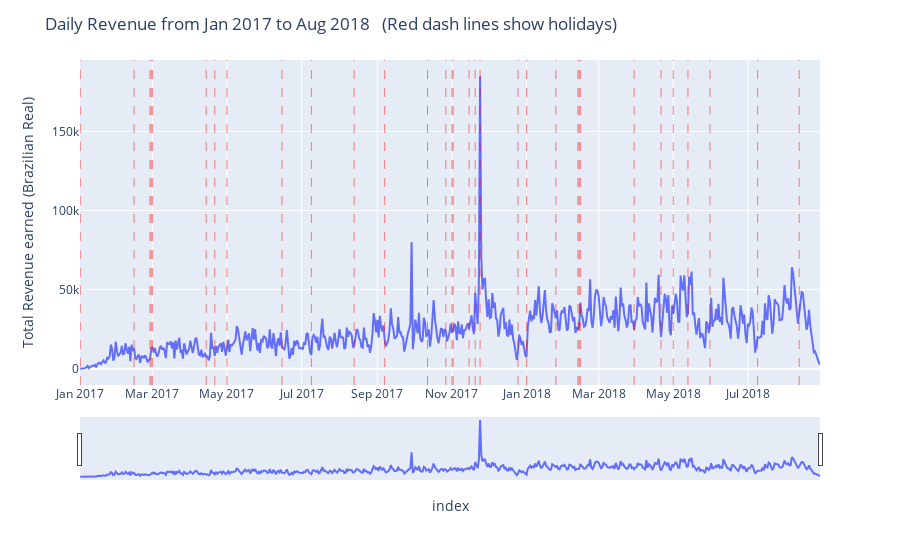

The notebook cell this image was saved under:
### Code cell
#plotting daily data to get high level picture
fix = px.line(dfex, x=dfex.index, y='total_amount')

fix.update_layout(
    yaxis_title="Total Revenue earned (Brazilian Real)", 
    legend_title="", 
    title="Daily Revenue from Jan 2017 to Aug 2018 \n (Red dash lines show holidays)"
)
v_line = dfex.loc[dfex['is_holiday']==1].index
for idx in v_line:
    fix.add_vline(idx,line_width=0.5, line_dash='dash', line_color='red')

fix.update_xaxes(rangeslider_visible=True)

fix.show()

### Figure 1 — Plotly figure (JSON) as saved in the notebook; plotly's stock layout.template omitted (floating-point values rounded to 4 significant figures; data arrays with more than 128 entries replaced by an {"elided": "..."} marker saying what was removed)
{"data": [{"hovertemplate": "index=%{x}<br>total_amount=%{y}<extra></extra>", "legendgroup": "", "line": {"color": "#636efa", "dash": "solid"}, "marker": {"symbol": "circle"}, "mode": "lines", "name": "", "orientation": "v", "showlegend": false, "type": "scatter", "x": {"elided": "606 str values"}, "xaxis": "x", "y": {"elided": "606 float values"}, "yaxis": "y"}], "layout": {"legend": {"title": {"text": ""}, "tracegroupgap": 0}, "margin": {"t": 60}, "shapes": [{"line": {"color": "red", "dash": "dash", "width": 0.5}, "type": "line", "x0": "2017-01-01T00:00:00", "x1": "2017-01-01T00:00:00", "xref": "x", "y0": 0, "y1": 1, "yref": "y domain"}, {"line": {"color": "red", "dash": "dash", "width": 0.5}, "type": "line", "x0": "2017-02-14T00:00:00", "x1": "2017-02-14T00:00:00", "xref": "x", "y0": 0, "y1": 1, "yref": "y domain"}, {"line": {"color": "red", "dash": "dash", "width": 0.5}, "type": "line", "x0": "2017-02-27T00:00:00", "x1": "2017-02-27T00:00:00", "xref": "x", "y0": 0, "y1": 1, "yref": "y domain"}, {"line": {"color": "red", "dash": "dash", "width": 0.5}, "type": "line", "x0": "2017-02-28T00:00:00", "x1": "2017-02-28T00:00:00", "xref": "x", "y0": 0, "y1": 1, "yref": "y domain"}, {"line": {"color": "red", "dash": "dash", "width": 0.5}, "type": "line", "x0": "2017-03-01T00:00:00", "x1": "2017-03-01T00:00:00", "xref": "x", "y0": 0, "y1": 1, "yref": "y domain"}, {"line": {"color": "red", "dash": "dash", "width": 0.5}, "type": "line", "x0": "2017-04-14T00:00:00", "x1": "2017-04-14T00:00:00", "xref": "x", "y0": 0, "y1": 1, "yref": "y domain"}, {"line": {"color": "red", "dash": "dash", "width": 0.5}, "type": "line", "x0": "2017-04-21T00:00:00", "x1": "2017-04-21T00:00:00", "xref": "x", "y0": 0, "y1": 1, "yref": "y domain"}, {"line": {"color": "red", "dash": "dash", "width": 0.5}, "type": "line", "x0": "2017-05-01T00:00:00", "x1": "2017-05-01T00:00:00", "xref": "x", "y0": 0, "y1": 1, "yref": "y domain"}, {"line": {"color": "red", "dash": "dash", "width": 0.5}, "type": "line", "x0": "2017-06-15T00:00:00", "x1": "2017-06-15T00:00:00", "xref": "x", "y0": 0, "y1": 1, "yref": "y domain"}, {"line": {"color": "red", "dash": "dash", "width": 0.5}, "type": "line", "x0": "2017-07-09T00:00:00", "x1": "2017-07-09T00:00:00", "xref": "x", "y0": 0, "y1": 1, "yref": "y domain"}, {"line": {"color": "red", "dash": "dash", "width": 0.5}, "type": "line", "x0": "2017-08-13T00:00:00", "x1": "2017-08-13T00:00:00", "xref": "x", "y0": 0, "y1": 1, "yref": "y domain"}, {"line": {"color": "red", "dash": "dash", "width": 0.5}, "type": "line", "x0": "2017-09-07T00:00:00", "x1": "2017-09-07T00:00:00", "xref": "x", "y0": 0, "y1": 1, "yref": "y domain"}, {"line": {"color": "red", "dash": "dash", "width": 0.5}, "type": "line", "x0": "2017-10-12T00:00:00", "x1": "2017-10-12T00:00:00", "xref": "x", "y0": 0, "y1": 1, "yref": "y domain"}, {"line": {"color": "red", "dash": "dash", "width": 0.5}, "type": "line", "x0": "2017-10-27T00:00:00", "x1": "2017-10-27T00:00:00", "xref": "x", "y0": 0, "y1": 1, "yref": "y domain"}, {"line": {"color": "red", "dash": "dash", "width": 0.5}, "type": "line", "x0": "2017-11-01T00:00:00", "x1": "2017-11-01T00:00:00", "xref": "x", "y0": 0, "y1": 1, "yref": "y domain"}, {"line": {"color": "red", "dash": "dash", "width": 0.5}, "type": "line", "x0": "2017-11-02T00:00:00", "x1": "2017-11-02T00:00:00", "xref": "x", "y0": 0, "y1": 1, "yref": "y domain"}, {"line": {"color": "red", "dash": "dash", "width": 0.5}, "type": "line", "x0": "2017-11-15T00:00:00", "x1": "2017-11-15T00:00:00", "xref": "x", "y0": 0, "y1": 1, "yref": "y domain"}, {"line": {"color": "red", "dash": "dash", "width": 0.5}, "type": "line", "x0": "2017-11-20T00:00:00", "x1": "2017-11-20T00:00:00", "xref": "x", "y0": 0, "y1": 1, "yref": "y domain"}, {"line": {"color": "red", "dash": "dash", "width": 0.5}, "type": "line", "x0": "2017-11-24T00:00:00", "x1": "2017-11-24T00:00:00", "xref": "x", "y0": 0, "y1": 1, "yref": "y domain"}, {"line": {"color": "red", "dash": "dash", "width": 0.5}, "type": "line", "x0": "2017-12-25T00:00:00", "x1": "2017-12-25T00:00:00", "xref": "x", "y0": 0, "y1": 1, "yref": "y domain"}, {"line": {"color": "red", "dash": "dash", "width": 0.5}, "type": "line", "x0": "2018-01-01T00:00:00", "x1": "2018-01-01T00:00:00", "xref": "x", "y0": 0, "y1": 1, "yref": "y domain"}, {"line": {"color": "red", "dash": "dash", "width": 0.5}, "type": "line", "x0": "2018-01-25T00:00:00", "x1": "2018-01-25T00:00:00", "xref": "x", "y0": 0, "y1": 1, "yref": "y domain"}, {"line": {"color": "red", "dash": "dash", "width": 0.5}, "type": "line", "x0": "2018-02-12T00:00:00", "x1": "2018-02-12T00:00:00", "xref": "x", "y0": 0, "y1": 1, "yref": "y domain"}, {"line": {"color": "red", "dash": "dash", "width": 0.5}, "type": "line", "x0": "2018-02-13T00:00:00", "x1": "2018-02-13T00:00:00", "xref": "x", "y0": 0, "y1": 1, "yref": "y domain"}, {"line": {"color": "red", "dash": "dash", "width": 0.5}, "type": "line", "x0": "2018-02-14T00:00:00", "x1": "2018-02-14T00:00:00", "xref": "x", "y0": 0, "y1": 1, "yref": "y domain"}, {"line": {"color": "red", "dash": "dash", "width": 0.5}, "type": "line", "x0": "2018-03-30T00:00:00", "x1": "2018-03-30T00:00:00", "xref": "x", "y0": 0, "y1": 1, "yref": "y domain"}, {"line": {"color": "red", "dash": "dash", "width": 0.5}, "type": "line", "x0": "2018-04-21T00:00:00", "x1": "2018-04-21T00:00:00", "xref": "x", "y0": 0, "y1": 1, "yref": "y domain"}, {"line": {"color": "red", "dash": "dash", "width": 0.5}, "type": "line", "x0": "2018-05-01T00:00:00", "x1": "2018-05-01T00:00:00", "xref": "x", "y0": 0, "y1": 1, "yref": "y domain"}, {"line": {"color": "red", "dash": "dash", "width": 0.5}, "type": "line", "x0": "2018-05-13T00:00:00", "x1": "2018-05-13T00:00:00", "xref": "x", "y0": 0, "y1": 1, "yref": "y domain"}, {"line": {"color": "red", "dash": "dash", "width": 0.5}, "type": "line", "x0": "2018-05-31T00:00:00", "x1": "2018-05-31T00:00:00", "xref": "x", "y0": 0, "y1": 1, "yref": "y domain"}, {"line": {"color": "red", "dash": "dash", "width": 0.5}, "type": "line", "x0": "2018-07-09T00:00:00", "x1": "2018-07-09T00:00:00", "xref": "x", "y0": 0, "y1": 1, "yref": "y domain"}, {"line": {"color": "red", "dash": "dash", "width": 0.5}, "type": "line", "x0": "2018-08-12T00:00:00", "x1": "2018-08-12T00:00:00", "xref": "x", "y0": 0, "y1": 1, "yref": "y domain"}], "title": {"text": "Daily Revenue from Jan 2017 to Aug 2018 \n (Red dash lines show holidays)"}, "xaxis": {"anchor": "y", "domain": [0, 1], "rangeslider": {"visible": true}, "title": {"text": "index"}}, "yaxis": {"anchor": "x", "domain": [0, 1], "title": {"text": "Total Revenue earned (Brazilian Real)"}}}}
